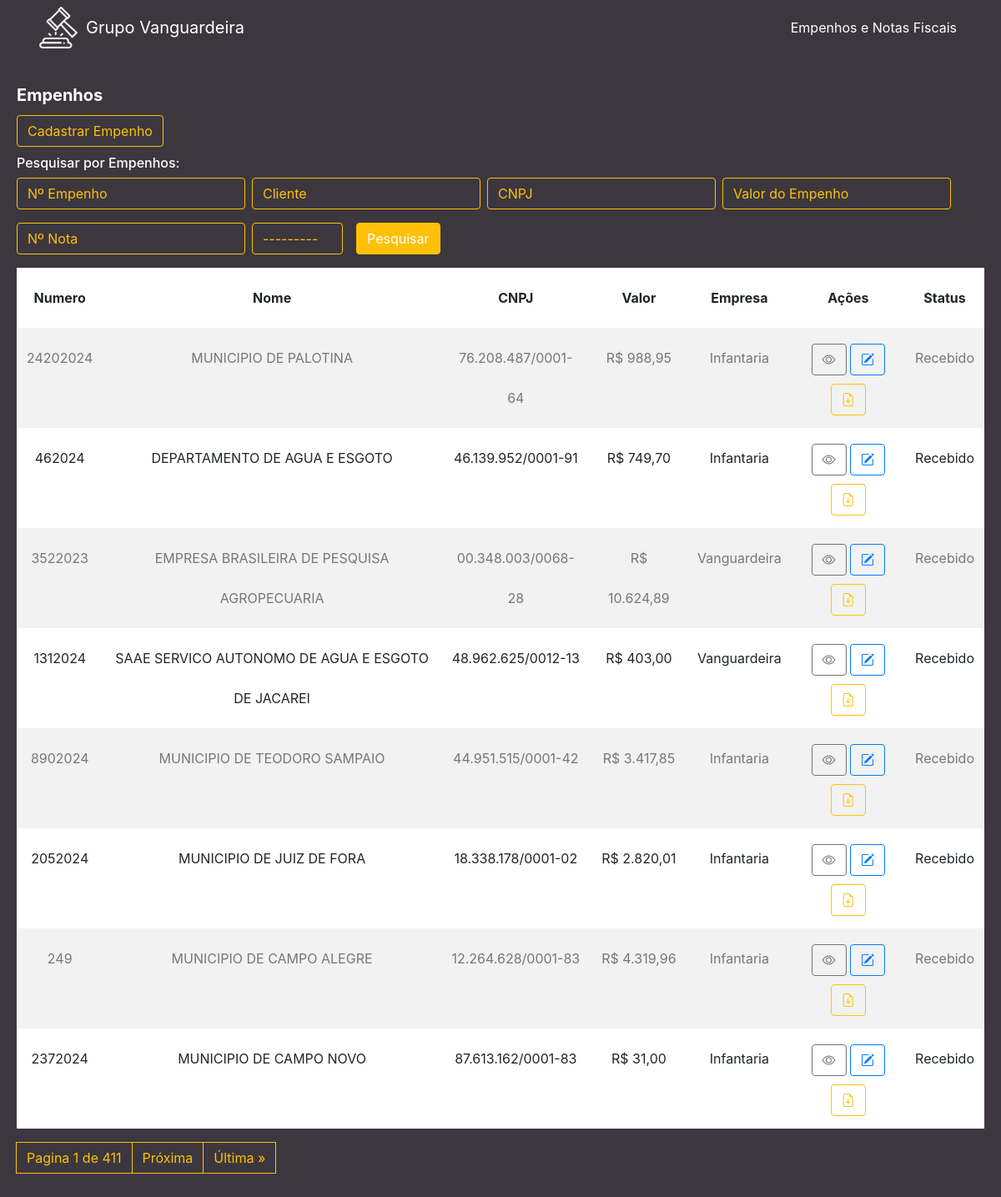
The page / on the database its author committed.
### cliente/models.py (models this page shows, shortened)
class Cliente(models.Model):
    numero = models.CharField(max_length=255)
    nome = models.CharField(max_length=255)
    cnpj = models.CharField(max_length=255)
    data_criacao = models.DateTimeField(default=timezone.now)
    categoria = models.ForeignKey(Categoria, on_delete=models.DO_NOTHING)
    empresa = models.ForeignKey(Empresa, on_delete=models.DO_NOTHING)
    empenho = models.FileField(upload_to='empenhos/', max_length=500)
    nfe = models.FileField(upload_to='notas/', max_length=500, default='0', blank=True)
    n_nfe = models.CharField(max_length=255, blank=True)
    descricao = models.TextField(blank=True)
    valor = models.CharField(max_length=255)

class Empresa(models.Model):
    nome = models.CharField(max_length=255)
    def __str__(self):
        return self.nome

class Categoria(models.Model):
    nome = models.CharField(max_length=255)
    def __str__(self):
        return self.nome

### cliente/views.py (the view)
# urls.py: path('', views.cliente, name='cliente'),
def cliente(request):
    list_clientes = Cliente.objects.order_by('-data_criacao')
    myFilter = ClienteFilter(request.GET, queryset=list_clientes)
    list_clientes = myFilter.qs
    paginator = Paginator(list_clientes, 8)
    page = request.GET.get('page')
    list_clientes = paginator.get_page(page)
    return render(request, 'cliente/cliente.html', {'clientes': list_clientes, 'myFilter': myFilter})

### cliente/templates/cliente/cliente.html (shortened to what this page needs)
{% extends 'base.html' %}
{% load widget_tweaks %}
{% block conteudo %}
<div class="content mt-3">
    <div class="card">
        <div class="card-body">
            <h5 class="card-title">Empenhos</h5>
            <a class="btn btn-outline-primary mb-3" id="btn-cadastrar" href="{% url 'form' %}">Cadastrar Empenho</a>
            <div class="row">
                <div class="col">
                    <h6 class="card-subtitle mb-2 text-muted">Pesquisar por Empenhos:</h6>
                    <form method="get" class="form-inline filtros">
                        <div class="form-group mb-3 mr-2">
                            {% render_field myFilter.form.numero placeholder="Nº Empenho" class="form-control nempenho" id="id_numero" autocomplete="off" %}
                        </div>
                        <div class="form-group mb-3 mr-2">
                            {% render_field myFilter.form.nome placeholder="Cliente" class="form-control" id="id_nome" autocomplete="off" %}
                        </div>
                        <div class="form-group mb-3 mr-2">
                            {% render_field myFilter.form.cnpj placeholder="CNPJ" class="form-control cnpjempenho" id="id_cnpj" autocomplete="off" %}
                        </div>
                        <div class="form-group mb-3 mr-2">
                            {% render_field myFilter.form.valor placeholder="Valor do Empenho" class="form-control" id="valor" autocomplete="off" %}
                        </div>
                        <div class="form-group mb-3 mr-2">
                            {% render_field myFilter.form.n_nfe class="form-control" placeholder="Nº Nota" id="nfe" autocomplete="off" %}
                        </div>
                        <div class="form-group mb-3 mr-2">
                            {% render_field myFilter.form.categoria class="form-control statusempenho" id="id_categoria" autocomplete="off" %}
                        </div>
                        <button class="btn btn-primary ml-2 mb-3" id="btn-pesquisar" type="submit">Pesquisar</button>
                    </form>
                </div>
            </div>
            <table class="table table-striped ">
                <thead>
                    <tr>
                        <th scope="col" class="text-center num">Numero</th>
                        <th scope="col" class="text-center">Nome</th>
                        <th scope="col" class="text-center cnpjtable">CNPJ</th>
                        <th scope="col" class="text-center">Valor</th>
                        <th scope="col" class="text-center">Empresa</th>
                        <th scope="col" class="text-center">Ações</th>
                        <th scope="col" class="text-center statustable">Status</th>
                    </tr>
                </thead>
                <tbody>
                    {% for cliente in clientes %}
                    <tr>
                        <td class="text-center num">{{ cliente.numero }}</td>
                        <td class="text-center">{{ cliente.nome }}</td>
                        <td class="text-center cnpjtable">{{ cliente.cnpj }}</td>
                        <td class="text-center">R$ {{ cliente.valor }}</td>
                        <td class="text-center">{{ cliente.empresa }}</td>
                        <td class="text-center">
                            <a href="/cliente/detalhe/{{ cliente.id }}" class="btn btn-outline-secondary"><i class="bi bi-eye"></i></a>
                            <a href="/cliente/edit/{{ cliente.id }}/" class="btn btn-outline-primary"><i class="bi bi-pencil-square"></i></a>
                            <a href="{{ cliente.empenho.url }}" class="btn btn-outline-warning" target="_blank"><i class="bi bi-file-earmark-arrow-down"></i></a>
                        </td>
                        {% if cliente.categoria_id == 2 %}
                        <td class="text-center statustable" style="background-color: red; color: white;">{{ cliente.categoria }}</td>
                        {% elif cliente.categoria_id == 3 %}
                        <td class="text-center statustable" style="background-color: green; color: white;">{{ cliente.categoria }}</td>
                        {% else %}
                        <td class="text-center statustable">{{ cliente.categoria }}</td>
                        {% endif %}
                    </tr>
                    {% endfor %}
                </tbody>
            </table>
            <nav aria-label="Page navigation example">
                <ul class="pagination">
                    <a class="page-link" href="#">Pagina {{ clientes.number }} de {{ clientes.paginator.num_pages }}</a>
                    {% if clientes.has_next %}
                        <a class="page-link" href="{{ request.get_full_path }}?&page={{ clientes.next_page_number }}">Próxima</a>
                        <a class="page-link" href="{{ request.get_full_path }}?&page={{ clientes.paginator.num_pages }}">Última &raquo;</a>
                    {% endif %}
                </ul>
            </nav>
        </div>
    </div>
</div>
{% endblock %}

### rows shown on the page
Cliente: numero "24202024", nome "MUNICIPIO DE PALOTINA", cnpj "76.208.487/0001-64", valor "988,95", empresa "Infantaria", categoria "Recebido"
Cliente: numero "462024", nome "DEPARTAMENTO DE AGUA E ESGOTO", cnpj "46.139.952/0001-91", valor "749,70", empresa "Infantaria", categoria "Recebido"
Cliente: numero "3522023", nome "EMPRESA BRASILEIRA DE PESQUISA AGROPECUARIA", cnpj "00.348.003/0068-28", valor "10.624,89", empresa "Vanguardeira", categoria "Recebido"
Cliente: numero "1312024", nome "SAAE SERVICO AUTONOMO DE AGUA E ESGOTO DE JACAREI", cnpj "48.962.625/0012-13", valor "403,00", empresa "Vanguardeira", categoria "Recebido"
Cliente: numero "8902024", nome "MUNICIPIO DE TEODORO SAMPAIO", cnpj "44.951.515/0001-42", valor "3.417,85", empresa "Infantaria", categoria "Recebido"
Cliente: numero "2052024", nome "MUNICIPIO DE JUIZ DE FORA", cnpj "18.338.178/0001-02", valor "2.820,01", empresa "Infantaria", categoria "Recebido"
Cliente: numero "249", nome "MUNICIPIO DE CAMPO ALEGRE", cnpj "12.264.628/0001-83", valor "4.319,96", empresa "Infantaria", categoria "Recebido"
Cliente: numero "2372024", nome "MUNICIPIO DE CAMPO NOVO", cnpj "87.613.162/0001-83", valor "31,00", empresa "Infantaria", categoria "Recebido"

### other values the page prints
{{ clientes.number }} "1"
{{ clientes.paginator.num_pages }} "411"
